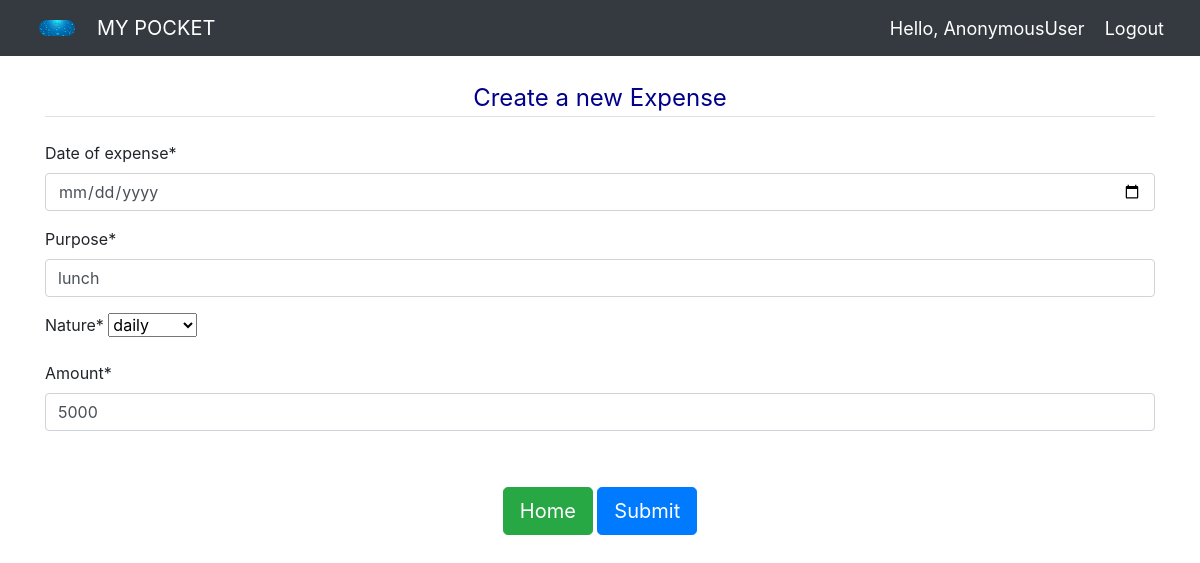
/update_expense/1/, run on the app's committed database.
### fmgt_app/models.py (models this page shows)
class Expense(models.Model):
	nature_choices =(("daily","daily"),("weekly","weekly"),
                        ("monthly","monthly"),("other","other"))
	date_of_expense = models.DateField()
	purpose = models.CharField(max_length=300, null=False)
	nature = models.CharField(max_length=300, null=False, choices = nature_choices)
	amount = models.PositiveIntegerField()

### fmgt_app/views.py (the view)
# urls.py: path('update_expense/<int:id>/', views.updateExpense, name='update_expense'),
def updateExpense(request, id):
    expense = Expense.objects.get(id=id)
    form = ExpenseForm(instance=expense)
    if request.method == "POST":
        form = ExpenseForm(request.POST, instance=expense)
        if form.is_valid():
            form.save()
            return redirect('all_expense')
    context = {'form': form }
    return render(request, 'create_expense.html', context)

### fmgt_app/forms.py
class ExpenseForm(ModelForm):
    date_of_expense = forms.DateField(widget=forms.widgets.DateInput(
        attrs={'type': 'date'})
    )
    class Meta:
        model = Expense
        fields = '__all__'

### fmgt_app/templates/create_expense.html (shortened to what this page needs)
{% extends 'main.html' %}
{% load crispy_forms_tags %}
{% load static %}
{% block content  %}
    <link rel="stylesheet" href="{% static 'css/main.css' %}">
    <div class="container" >
    <br>
    <form method="POST"  action="" >
      <fieldset class="form-group">
            <legend class="border-bottom mb-4" style="color: darkblue; text-align: center;">Create a new Expense </legend>
            {{ form|crispy }}
        </fieldset><br>
        <div class="form-group" id="signup-button" align="center">
            <a class="btn btn-lg btn-success" href="#">Home</a>
            <button class="btn btn-lg btn-primary">Submit</button>
        </div>
    </form>
{% endblock content %}

### data on the page
Expense: purpose "lunch", nature "daily", amount "5000"

### other printed values
{{ request.user }} "AnonymousUser"
